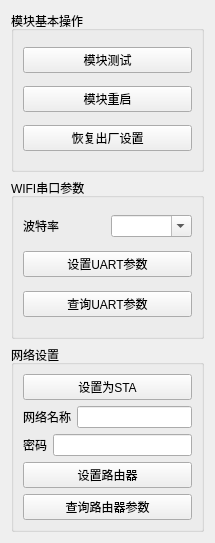
        <widget class="QWidget" name="page">
         <property name="geometry">
          <rect>
           <x>0</x>
           <y>-144</y>
           <width>215</width>
           <height>543</height>
          </rect>
         </property>
         <attribute name="label">
          <string>WIFI模块AT指令操作--1</string>
         </attribute>
         <layout class="QVBoxLayout" name="verticalLayout_6">
          <item>
           <widget class="QGroupBox" name="groupBox_2">
            <property name="title">
             <string>模块基本操作</string>
            </property>
            <layout class="QVBoxLayout" name="verticalLayout_2">
             <item>
              <widget class="QPushButton" name="pushButton">
               <property name="text">
                <string>模块测试</string>
               </property>
              </widget>
             </item>
             <item>
              <widget class="QPushButton" name="pushButton_2">
               <property name="text">
                <string>模块重启</string>
               </property>
              </widget>
             </item>
             <item>
              <widget class="QPushButton" name="pushButton_3">
               <property name="text">
                <string>恢复出厂设置</string>
               </property>
              </widget>
             </item>
            </layout>
           </widget>
          </item>
          <item>
           <widget class="QGroupBox" name="groupBox_3">
            <property name="title">
             <string>WIFI串口参数</string>
            </property>
            <layout class="QVBoxLayout" name="verticalLayout_3">
             <item>
              <layout class="QHBoxLayout" name="horizontalLayout">
               <item>
                <widget class="QLabel" name="label">
                 <property name="text">
                  <string>波特率</string>
                 </property>
                </widget>
               </item>
               <item>
                <widget class="QComboBox" name="comboBox">
                 <property name="editable">
                  <bool>true</bool>
                 </property>
                </widget>
               </item>
              </layout>
             </item>
             <item>
              <widget class="QPushButton" name="pushButton_4">
               <property name="text">
                <string>设置UART参数</string>
               </property>
              </widget>
             </item>
             <item>
              <widget class="QPushButton" name="pushButton_5">
               <property name="text">
                <string>查询UART参数</string>
               </property>
              </widget>
             </item>
            </layout>
           </widget>
          </item>
          <item>
           <widget class="QGroupBox" name="groupBox_4">
            <property name="title">
             <string>网络设置</string>
            </property>
            <layout class="QVBoxLayout" name="verticalLayout_4">
             <item>
              <widget class="QPushButton" name="pushButton_6">
               <property name="text">
                <string>设置为STA</string>
               </property>
              </widget>
             </item>
             <item>
              <layout class="QHBoxLayout" name="horizontalLayout_2">
               <item>
                <widget class="QLabel" name="label_2">
                 <property name="text">
                  <string>网络名称</string>
                 </property>
                </widget>
               </item>
               <item>
                <widget class="QLineEdit" name="lineEdit"/>
               </item>
              </layout>
             </item>
             <item>
              <layout class="QHBoxLayout" name="horizontalLayout_3">
               <item>
                <widget class="QLabel" name="label_3">
                 <property name="text">
                  <string>密码</string>
                 </property>
                </widget>
               </item>
               <item>
                <widget class="QLineEdit" name="lineEdit_2"/>
               </item>
              </layout>
             </item>
             <item>
              <widget class="QPushButton" name="pushButton_7">
               <property name="text">
                <string>设置路由器</string>
               </property>
              </widget>
             </item>
             <item>
              <widget class="QPushButton" name="pushButton_8">
               <property name="text">
                <string>查询路由器参数</string>
               </property>
              </widget>
             </item>
            </layout>
           </widget>
          </item>
         </layout>
        </widget>
